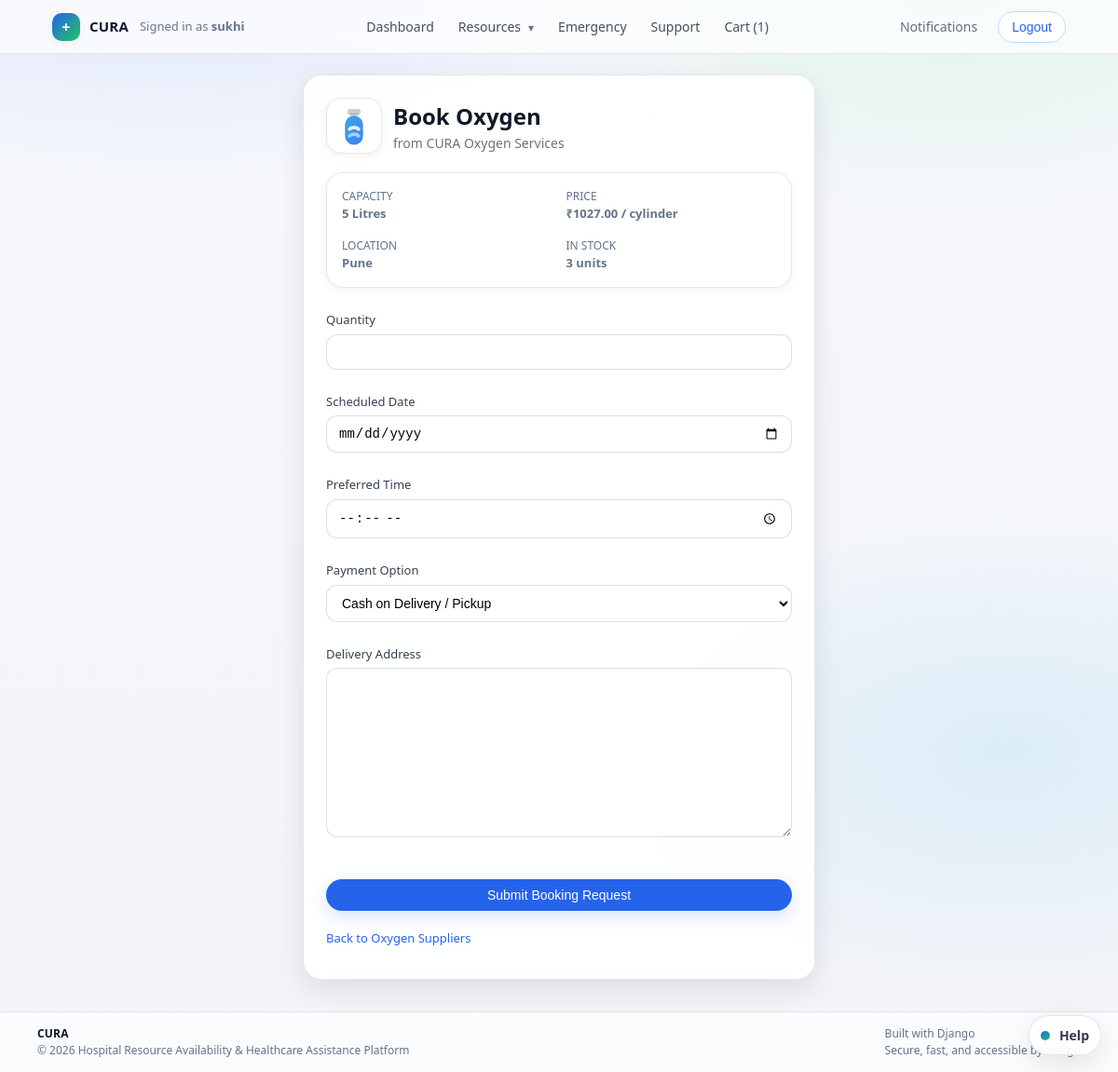
The page /core/oxygen/booking/1/ (signed in) on the database its author committed.
### core/models.py (models this page shows, shortened)
class OxygenCylinderStock(models.Model):
    supplier = models.ForeignKey(OxygenSupplier, on_delete=models.CASCADE, related_name='stocks')
    capacity_litres = models.PositiveIntegerField()
    price_per_cylinder = models.DecimalField(max_digits=8, decimal_places=2)
    available_cylinders = models.PositiveIntegerField()

class OxygenSupplier(models.Model):
    user = models.OneToOneField(settings.AUTH_USER_MODEL, on_delete=models.CASCADE, related_name='oxygen_supplier')
    name = models.CharField(max_length=255)
    city = models.CharField(max_length=100)
    contact_phone = models.CharField(max_length=20)
    delivery_available = models.BooleanField(default=True)

### core/views.py (the view)
        @login_required
        def _wrapped(request, *args, **kwargs):
            try:
                role = request.user.userprofile.role
            except UserProfile.DoesNotExist:
                if request.user.is_staff or request.user.is_superuser:
                    return view_func(request, *args, **kwargs)
                messages.error(request, 'Role not assigned. Contact admin.')
                return redirect('home')
            if role not in allowed_roles:
                messages.error(request, 'You are not authorized to view this page.')
                return redirect('dashboard')
            return view_func(request, *args, **kwargs)

### core/forms.py
class OxygenBookingForm(forms.ModelForm):
    class Meta:
        model = OxygenBooking
        fields = ['quantity', 'delivery_address', 'scheduled_date', 'time_slot', 'payment_option']
        widgets = {
            'scheduled_date': forms.DateInput(attrs={'type': 'date'}),
            'time_slot': forms.TimeInput(attrs={'type': 'time'}),
        }

### core/context_processors.py (called while the page is built)
def user_role(request):
    role = None
    if request.user.is_authenticated:
        try:
            role = request.user.userprofile.role
        except UserProfile.DoesNotExist:
            role = None
    cart_count = 0
    if request.user.is_authenticated:
        cart = (
            Cart.objects.filter(user=request.user, is_active=True)
            .prefetch_related('items')
            .first()
        )
        if cart:
            cart_count = cart.total_items()
    return {
        'current_role': role,
        'cart_item_count': cart_count,
    }

### core/models.py (called while the page is built)
    def total_items(self):
        return sum(item.quantity for item in self.items.all())

### core/views.py (called while the page is built)
def role_required(allowed_roles):
    def decorator(view_func):
        @login_required
        def _wrapped(request, *args, **kwargs):
            try:
                role = request.user.userprofile.role
            except UserProfile.DoesNotExist:
                if request.user.is_staff or request.user.is_superuser:
                    return view_func(request, *args, **kwargs)
                messages.error(request, 'Role not assigned. Contact admin.')
                return redirect('home')
            if role not in allowed_roles:
                messages.error(request, 'You are not authorized to view this page.')
                return redirect('dashboard')
            return view_func(request, *args, **kwargs)
        return _wrapped
    return decorator

### templates/core/oxygen/oxygen_booking_form.html (shortened to what this page needs)
{% extends 'base.html' %}
{% load static %}
{% block content %}
<div class="auth-overlay">
    <div class="auth-card" style="max-width: 550px;">
        <div class="media" style="margin-bottom: 20px;">
            <div class="avatar" style="width:60px; height:60px;">
                <img src="{% static 'img/oxygen-tank.svg' %}" alt="Oxygen">
            </div>
            <div>
                <h2 style="margin:0;">Book Oxygen</h2>
                <p class="auth-subtitle" style="margin:0;">from {{ stock.supplier.name }}</p>
            </div>
        </div>
        <div class="card card-muted" style="margin-bottom: 25px;">
            <div style="display:grid; grid-template-columns: 1fr 1fr; gap: 15px;">
                <div>
                    <p style="margin:0; font-size:12px; text-transform:uppercase; color:var(--text-muted);">Capacity</p>
                    <p style="margin:0; font-weight:600;">{{ stock.capacity_litres }} Litres</p>
                </div>
                <div>
                    <p style="margin:0; font-size:12px; text-transform:uppercase; color:var(--text-muted);">Price</p>
                    <p style="margin:0; font-weight:600;">₹{{ stock.price_per_cylinder }} / cylinder</p>
                </div>
                <div>
                    <p style="margin:0; font-size:12px; text-transform:uppercase; color:var(--text-muted);">Location</p>
                    <p style="margin:0; font-weight:600;">{{ stock.supplier.city }}</p>
                </div>
                <div>
                    <p style="margin:0; font-size:12px; text-transform:uppercase; color:var(--text-muted);">In Stock</p>
                    <p
                        style="margin:0; font-weight:600; color:{% if stock.available_cylinders > 5 %}var(--success){% else %}var(--danger){% endif %};">
                        {{ stock.available_cylinders }} units
                    </p>
                </div>
            </div>
        </div>
        <form method="post" class="form auth-form">
            <div class="form-group" style="margin-bottom: 15px;">
                <label style="display:block; margin-bottom:5px; font-weight:500;">Quantity</label>
                {{ form.quantity }}
            </div>
            <div class="form-group" style="margin-bottom: 15px;">
                <label style="display:block; margin-bottom:5px; font-weight:500;">Scheduled Date</label>
                {{ form.scheduled_date }}
            </div>
            <div class="form-group" style="margin-bottom: 15px;">
                <label style="display:block; margin-bottom:5px; font-weight:500;">Preferred Time</label>
                {{ form.time_slot }}
            </div>
            <div class="form-group" style="margin-bottom: 15px;">
                <label style="display:block; margin-bottom:5px; font-weight:500;">Payment Option</label>
                {{ form.payment_option }}
            </div>
            <div class="form-group" style="margin-bottom: 25px;">
                <label style="display:block; margin-bottom:5px; font-weight:500;">Delivery Address</label>
                {{ form.delivery_address }}
            </div>
            <button type="submit" class="btn btn-primary auth-btn" style="width:100%;">Submit Booking Request</button>
        </form>
        <p class="auth-footer" style="margin-top:20px;">
            <a href="{% url 'oxygen_list' %}">Back to Oxygen Suppliers</a>
        </p>
    </div>
</div>
{% endblock %}

### templates/base.html (shortened to what this page needs)
<!doctype html>
<html lang="en">
  <head>
    {% load static %}
    <link rel="stylesheet" href="{% static 'css/styles.css' %}" />
  </head>
  <body>
    <header class="app-header">
      <div class="app-nav">
        <div class="app-nav-left">
          <a href="{% url 'home' %}" class="brand">
            <span class="brand-mark" aria-hidden="true">+</span>
            <span class="brand-text">CURA</span>
          </a>
          {% if user.is_authenticated %}
          <span class="nav-user"
            >Signed in as <strong>{{ user.username }}</strong></span
          >
          {% endif %}
        </div>
        <nav class="app-nav-center" aria-label="Primary">
          {% if user.is_authenticated %}
          <a href="{% url 'dashboard' %}" class="nav-item">Dashboard</a>
          <details class="nav-dd">
            <summary class="nav-item nav-dd-summary">Resources</summary>
          </details>
          <a href="{% url 'emergency_contacts' %}" class="nav-item"
            >Emergency</a
          >
          <a href="{% url 'support_request_create' %}" class="nav-item"
            >Support</a
          >
          {% if current_role == 'PATIENT' %}
          <a href="{% url 'cart_detail' %}" class="nav-item">
            Cart{% if cart_item_count %} ({{ cart_item_count }}){% endif %}
          </a>
          {% endif %} {% else %}
          <a href="{% url 'home' %}" class="nav-item">Home</a>
          {% endif %}
        </nav>
        <div class="app-nav-right">
          {% if user.is_authenticated %}
          <a
            href="{% url 'notifications_list' %}"
            class="nav-item nav-item-muted"
            >Notifications</a
          >
          <form
            action="{% url 'logout' %}"
            method="post"
            style="display: inline"
          >
            <button type="submit" class="btn btn-outline">Logout</button>
          </form>
          {% else %}
          <a href="{% url 'login' %}" class="btn btn-primary">Login</a>
          <a href="{% url 'register' %}" class="btn btn-ghost">Register</a>
          {% endif %}
        </div>
      </div>
    </header>
    <main class="page">
       {% block content %}{% endblock %}
    </main>
    <footer class="footer">
      <div class="footer-inner">
        <div class="footer-left">
          <div class="footer-brand">CURA</div>
          <div class="footer-sub">
            &copy; {% now "Y" %} Hospital Resource Availability &amp; Healthcare
            Assistance Platform
          </div>
        </div>
        <div class="footer-right">
          <div>Built with Django</div>
          <div class="footer-sub">Secure, fast, and accessible by design</div>
        </div>
      </div>
    </footer>
    <div class="assistant-widget" id="assistantWidget">
      <details class="assistant-panel" id="assistantPanel">
        <summary class="assistant-fab" aria-label="Open CURA Assistant">
          <span class="assistant-fab-dot" aria-hidden="true"></span>
          <span class="assistant-fab-label">Help</span>
        </summary>
      </details>
    </div>
  </body>
</html>

### rows shown on the page
OxygenCylinderStock: supplier.name "CURA Oxygen Services", capacity_litres "5", price_per_cylinder "1027.00", supplier.city "Pune", available_cylinders "3"

### other values the page prints
{{ user.username }} "sukhi"
{{ cart_item_count }} "1"
